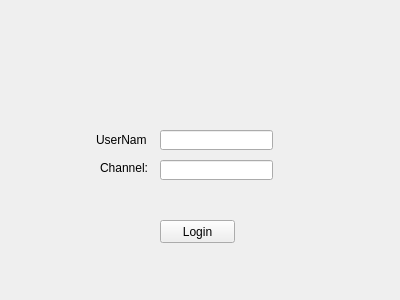
<?xml version="1.0" encoding="UTF-8"?>
<ui version="4.0">
 <class>Login</class>
 <widget class="QWidget" name="Login">
  <property name="geometry">
   <rect>
    <x>0</x>
    <y>0</y>
    <width>400</width>
    <height>300</height>
   </rect>
  </property>
  <property name="windowTitle">
   <string>Form</string>
  </property>
  <widget class="QLabel" name="mLoginLabel">
   <property name="geometry">
    <rect>
     <x>96</x>
     <y>129</y>
     <width>51</width>
     <height>21</height>
    </rect>
   </property>
   <property name="text">
    <string>UserName: </string>
   </property>
  </widget>
  <widget class="QLineEdit" name="mUserNameText">
   <property name="geometry">
    <rect>
     <x>160</x>
     <y>130</y>
     <width>113</width>
     <height>20</height>
    </rect>
   </property>
  </widget>
  <widget class="QLineEdit" name="mPasswordText">
   <property name="geometry">
    <rect>
     <x>160</x>
     <y>160</y>
     <width>113</width>
     <height>20</height>
    </rect>
   </property>
  </widget>
  <widget class="QLabel" name="mPasswordLabel">
   <property name="geometry">
    <rect>
     <x>100</x>
     <y>160</y>
     <width>51</width>
     <height>16</height>
    </rect>
   </property>
   <property name="text">
    <string>Channel:</string>
   </property>
  </widget>
  <widget class="QPushButton" name="mLoginButton">
   <property name="geometry">
    <rect>
     <x>160</x>
     <y>220</y>
     <width>75</width>
     <height>23</height>
    </rect>
   </property>
   <property name="text">
    <string>Login</string>
   </property>
  </widget>
 </widget>
 <resources/>
 <connections/>
</ui>
